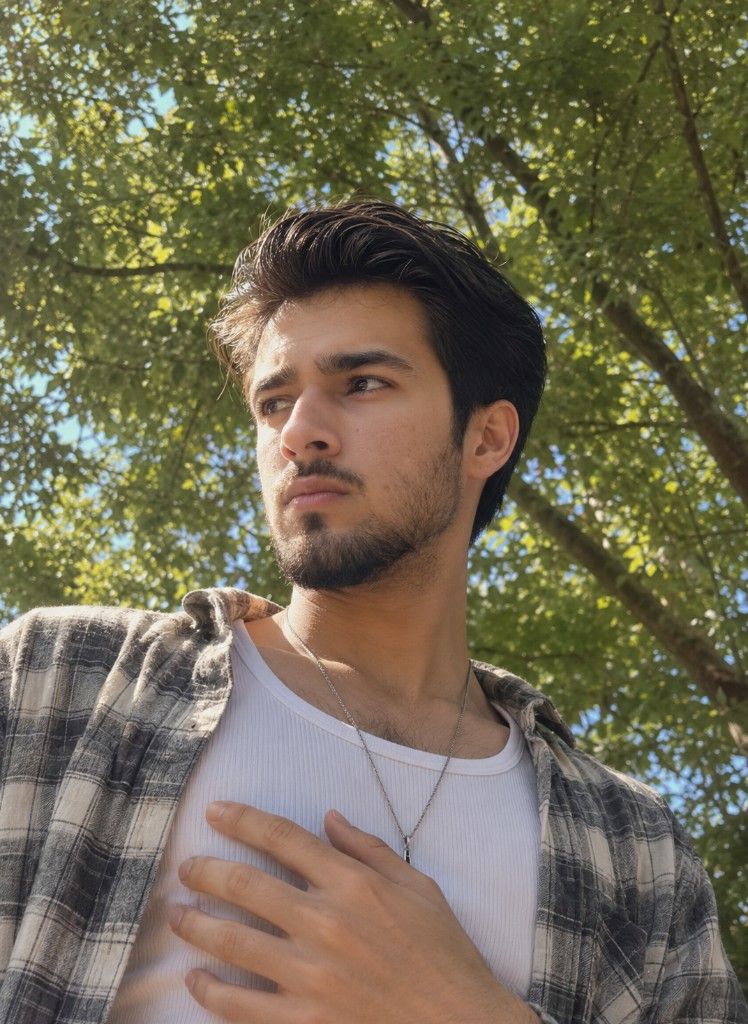
#> input picture assets/source-portrait.png, 748 x 1024 px
$ python build_header.py
#> lines starting #> are read from the running program, lines starting #| are printed output that depends on the picture
#!/usr/bin/env python3
"""Header: 21st.dev Custom ASCII (left) + senamakel neofetch card (right).

The ASCII pipeline follows the exported 21st.dev recipe exactly:
characters / binary / cellSize 3 / bg original+blur 12 / brightness -100 /
contrast -100 on the photo layer only so the 01 glyphs stay visible /
tint #000 overlay 50% / pfx vignette 59, scanLines 28, chromatic 40,
bloom 60, filmGrain 40, glitch 20 / flicker animation.
"""

from __future__ import annotations

import json
import random
from datetime import date
from pathlib import Path

from PIL import Image, ImageDraw, ImageEnhance, ImageFilter, ImageFont

from config import EMAIL, USERNAME, BIRTHDAY

ROOT = Path(__file__).resolve().parents[1]
ASSETS = ROOT / "assets"
SOURCE = ASSETS / "source-portrait.png"
FONT_R = ASSETS / "fonts" / "JetBrainsMono-Regular.ttf"
FONT_B = ASSETS / "fonts" / "JetBrainsMono-Bold.ttf"
STATS_PATH = ASSETS / "stats.json"

# --- 21st.dev recipe (do not "improve" these) ---
CELL = 3
CHARSET = "01"
BG_BLUR = 3
BG_OPACITY = 1.0
TINT = (0, 0, 0)
TINT_OPACITY = 0.08
BRIGHTNESS = 0
CONTRAST = 12
SATURATION = 100
GRAYSCALE = 0
PFX = {
    "vignette": 0.22,
    "scanLines": 0.14,
    "chromatic": 0.16,
    "bloom": 0.12,
    "filmGrain": 0.18,
    "glitch": 0.08,
}

# Compact header. Portrait is a side panel, not a full-page cover.
PORTRAIT_W = 268
PORTRAIT_H = 348
CARD_W = 700
CARD_H = 520
PAD = 18
GAP = 22
W = PAD + PORTRAIT_W + GAP + CARD_W + PAD
H = PAD + CARD_H + PAD

ORANGE = (255, 166, 87)
BLUE = (165, 214, 255)
GRAY = (110, 118, 129)
WHITE = (230, 237, 243)
RULE = (48, 54, 61)
BG = (13, 17, 23)


def age_label() -> str:
    today = date.today()
    years = today.year - BIRTHDAY.year
    months = today.month - BIRTHDAY.month
    if today.day < BIRTHDAY.day:
        months -= 1
    if months < 0:
        years -= 1
        months += 12
    return f"{years} years, {months} months"


def load_stats() -> dict[str, str]:
    raw = {"repos": 0, "commits": 0, "stars": 0, "followers": 0, "contributed": 0}
    if STATS_PATH.exists():
        raw.update(json.loads(STATS_PATH.read_text(encoding="utf-8")))
    return {k: f"{int(v):,}" for k, v in raw.items()}


def slider_factor(value: int) -> float:
    """21st.dev sliders are -100..100. 0 = unchanged, -100 = off."""
    return max(0.0, (value + 100) / 100.0)


def overlay_blend(base: Image.Image, color: tuple[int, int, int], opacity: float) -> Image.Image:
    # CSS overlay, then mix with the source at tintOpacity.
    # Recipe tint is #000000, so the per-channel math collapses cleanly.
    channels = []
    for ch, tint in zip(base.convert("RGB").split(), color):
        def mix(p, t=tint, o=opacity):
            over = (2 * p * t) // 255 if p < 128 else 255 - (2 * (255 - p) * (255 - t)) // 255
            return int(p * (1.0 - o) + over * o)

        channels.append(ch.point(mix))
    return Image.merge("RGB", channels)


def offset_channel(channel: Image.Image, x: int, y: int) -> Image.Image:
    return channel.transform(channel.size, Image.Transform.AFFINE, (1, 0, -x, 0, 1, -y))


def apply_color_adjustments(img: Image.Image) -> Image.Image:
    img = ImageEnhance.Brightness(img).enhance(slider_factor(BRIGHTNESS))
    img = ImageEnhance.Contrast(img).enhance(slider_factor(CONTRAST))
    sat = SATURATION / 100.0
    img = ImageEnhance.Color(img).enhance(sat)
    if GRAYSCALE:
        img = ImageEnhance.Color(img).enhance(max(0.0, 1.0 - GRAYSCALE / 100.0))
    return overlay_blend(img, TINT, TINT_OPACITY)


def vignette(img: Image.Image, intensity: float) -> Image.Image:
    w, h = img.size
    mask = Image.new("L", (w, h), 0)
    d = ImageDraw.Draw(mask)
    pad = int(min(w, h) * 0.05)
    d.ellipse([pad, pad, w - pad, h - pad], fill=255)
    mask = mask.filter(ImageFilter.GaussianBlur(int(min(w, h) * 0.18)))
    dark = Image.new("RGB", (w, h), (0, 0, 0))
    return Image.blend(img, Image.composite(img, dark, mask), intensity)


def scanlines(img: Image.Image, intensity: float) -> Image.Image:
    overlay = Image.new("RGBA", img.size, (0, 0, 0, 0))
    d = ImageDraw.Draw(overlay)
    alpha = int(140 * intensity)
    for y in range(0, img.size[1], 2):
        d.line([(0, y), (img.size[0], y)], fill=(0, 0, 0, alpha))
    out = img.convert("RGBA")
    out.alpha_composite(overlay)
    return out.convert("RGB")


def chromatic(img: Image.Image, intensity: float) -> Image.Image:
    shift = max(1, int(5 * intensity))
    r, g, b = img.split()
    return Image.merge("RGB", (offset_channel(r, shift, 0), g, offset_channel(b, -shift, 0)))


def bloom(img: Image.Image, intensity: float) -> Image.Image:
    bright = img.point(lambda p: 255 if p > 70 else 0)
    glow = bright.filter(ImageFilter.GaussianBlur(4 + int(10 * intensity)))
    return Image.blend(img, glow, intensity * 0.32)


def film_grain(img: Image.Image, intensity: float, rng: random.Random) -> Image.Image:
    noise = Image.effect_noise(img.size, 24 + int(36 * intensity)).convert("RGB")
    return Image.blend(img, noise, intensity * 0.14)


def glitch(img: Image.Image, intensity: float, rng: random.Random) -> Image.Image:
    out = img.copy()
    w, h = img.size
    for _ in range(2 + int(5 * intensity)):
        y = rng.randint(0, max(1, h - 5))
        hh = rng.randint(1, 5)
        dx = rng.randint(-int(16 * intensity) - 1, int(16 * intensity) + 1)
        band = out.crop((0, y, w, min(h, y + hh)))
        out.paste(band, (dx, y))
    return out


def prepare_photo() -> Image.Image:
    photo = Image.open(SOURCE).convert("RGB")
#> photo is the input picture: PIL image 748x1024 RGB; mean R, G, B 113.4, 107.3, 83.9
    w, h = photo.size
#> w = 748; h = 1024
    side = min(w, int(h * 0.74))
#> side = 748
    left = max(0, (w - side) // 2 + int(w * 0.02))
#> left = 14
    top = int(h * 0.02)
#> top = 20
    photo = photo.crop((left, top, min(w, left + side), min(h, top + int(side * 1.28))))
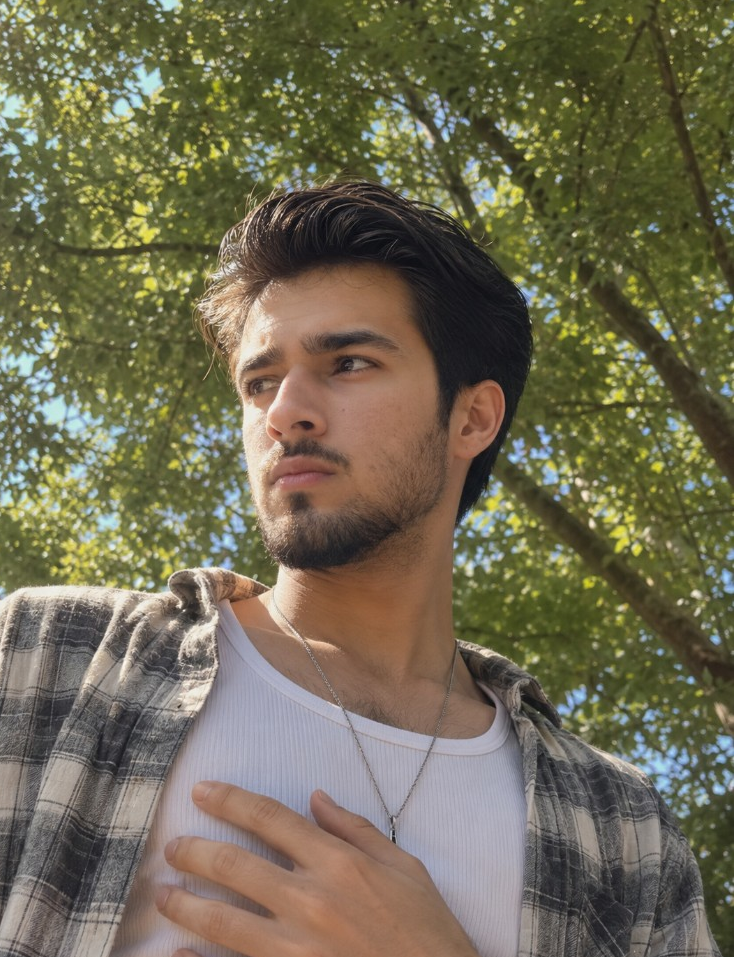
#> photo: PIL image 734x957 RGB; mean R, G, B 113, 107.3, 83.5
    photo = photo.resize((PORTRAIT_W, PORTRAIT_H), Image.Resampling.LANCZOS)
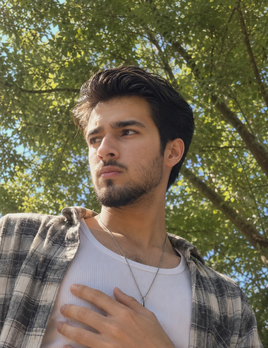
#> photo: PIL image 268x348 RGB; mean R, G, B 113, 107.3, 83.5
    photo = ImageEnhance.Contrast(photo).enhance(1.08)
    photo = ImageEnhance.Sharpness(photo).enhance(1.25)
    return photo


def render_ascii(photo: Image.Image, rng: random.Random) -> Image.Image:
    # 1. Background: original photo, blurred, then recipe color crush.
    #    Brightness/contrast -100 would wipe glyphs if applied after draw,
    #    so they hit the photo layer only. That is how the 21st.dev look
    #    keeps a black field with colored 01 on top.
    # Keep the photo itself, with a light blur so 01 sit on real detail, not mush.
    bg = Image.blend(photo, photo.filter(ImageFilter.GaussianBlur(BG_BLUR)), 0.28)
    if BG_OPACITY < 1:
        empty = Image.new("RGB", photo.size, (0, 0, 0))
        bg = Image.blend(empty, bg, BG_OPACITY)
    bg = apply_color_adjustments(bg)

    canvas = bg.copy()
    draw = ImageDraw.Draw(canvas)
    font = ImageFont.truetype(str(FONT_R), CELL + 2)
    w, h = photo.size

    # coverage 0 = do not thin the grid (0% skip). density/edgeEmphasis are 0.
    for y in range(0, h, CELL):
        for x in range(0, w, CELL):
            tile = photo.crop((x, y, min(w, x + CELL), min(h, y + CELL)))
            color = tile.resize((1, 1), Image.Resampling.BOX).getpixel((0, 0))
            lum = (0.2126 * color[0] + 0.7152 * color[1] + 0.0722 * color[2]) / 255.0
            ch = CHARSET[0] if lum < 0.5 else CHARSET[1]
            # animStyle flicker, animIntensity 0: almost still, a few cells flip
            if rng.random() < 0.012:
                ch = "1" if ch == "0" else "0"
            glyph = (
                min(255, int(color[0] * 1.06 + 6)),
                min(255, int(color[1] * 1.05 + 4)),
                min(255, int(color[2] * 1.04 + 2)),
            )
            draw.text((x, y - 1), ch, font=font, fill=glyph)

    img = chromatic(canvas, PFX["chromatic"])
    img = bloom(img, PFX["bloom"])
    img = scanlines(img, PFX["scanLines"])
    img = vignette(img, PFX["vignette"])
    img = film_grain(img, PFX["filmGrain"], rng)
    img = glitch(img, PFX["glitch"], rng)
    return img


def dotted_row(draw, font, x, y, key, value, width):
    draw.text((x, y), key, font=font, fill=ORANGE)
    kb = draw.textbbox((0, 0), key, font=font)
    vb = draw.textbbox((0, 0), value, font=font)
    value_x = x + width - (vb[2] - vb[0])
    start = x + (kb[2] - kb[0]) + 8
    cx = start
    while cx < value_x - 8:
        draw.text((cx, y), ".", font=font, fill=GRAY)
        cx += 7
    draw.text((value_x, y), value, font=font, fill=BLUE)


def section(draw, font, x, y, width, title):
    draw.text((x, y), title, font=font, fill=GRAY)
    draw.line([(x, y + 20), (x + width, y + 20)], fill=RULE, width=1)


def render_card() -> Image.Image:
    card = Image.new("RGB", (CARD_W, CARD_H), BG)
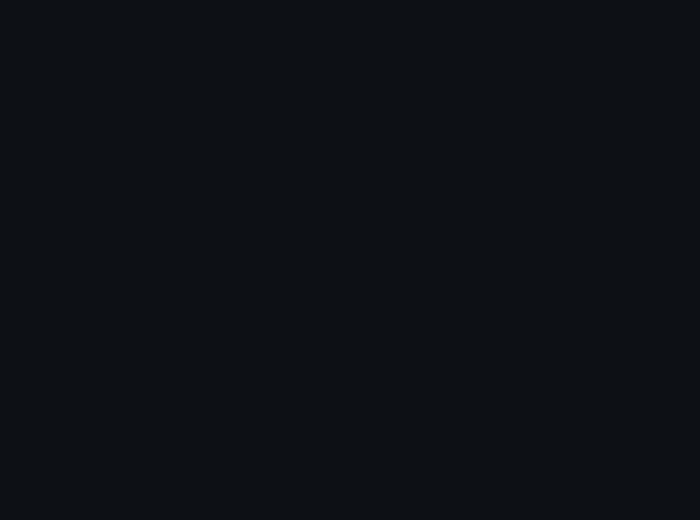
#> card: PIL image 700x520 RGB; mean R, G, B 13, 17, 23
    d = ImageDraw.Draw(card)
    regular = ImageFont.truetype(str(FONT_R), 15)
    bold = ImageFont.truetype(str(FONT_B), 15)
    stats = load_stats()
    x, width = 6, CARD_W - 18

    d.text((x, 4), f"{USERNAME.lower()}@ops", font=bold, fill=WHITE)
    d.line([(x, 26), (x + width, 26)], fill=RULE, width=1)

    rows = [
        ("OS", "Windows, macOS, Linux"),
        ("Uptime", age_label()),
        ("Host", "Builder first, gamer second"),
        ("Kernel", "Computer Science, Philosophy, Physics"),
        ("i18n", "Hindi, English"),
        ("Variant", "right-handed. bats left. yes, it is a problem"),
        ("Scheduler", "deep work blocks. notifications go to /dev/null"),
        ("Runlevel", "Boca Raton. peak hours after 22:00"),
    ]
    y = 38
    for key, value in rows:
        dotted_row(d, regular, x, y, key, value, width)
        y += 20
#> after the loop, y = 198

    y += 8
#> y = 206
    section(d, regular, x, y, width, "AFK")
    y += 28
#> y = 234
    dotted_row(d, regular, x, y, "Hobbies", "chess, video games, doomscrolling (unpaid)", width)
    y += 20
#> y = 254
    dotted_row(d, regular, x, y, "Lived", "Dehradun, Florida", width)

    y += 26
#> y = 280
    section(d, regular, x, y, width, "Contact")
    y += 28
#> y = 308
    dotted_row(d, regular, x, y, "X", "@Anm0lKamb0j", width)
    y += 20
#> y = 328
    dotted_row(d, regular, x, y, "Instagram", "@anm0l_kamb0j", width)
    y += 20
#> y = 348
    dotted_row(d, regular, x, y, "LinkedIn", "in/anm0lkamb0j", width)
    y += 20
#> y = 368
    dotted_row(d, regular, x, y, "Email", EMAIL, width)

    y += 26
#> y = 394
    section(d, regular, x, y, width, "GitHub Stats")
    y += 28
#> y = 422
    dotted_row(d, regular, x, y, "Repos", stats["repos"], width)
    y += 20
#> y = 442
    dotted_row(d, regular, x, y, "Contributed", stats["contributed"], width)
    y += 20
#> y = 462
    dotted_row(d, regular, x, y, "Stars", stats["stars"], width)
    y += 20
#> y = 482
    dotted_row(d, regular, x, y, "Commits", stats["commits"], width)
    y += 20
#> y = 502
    dotted_row(d, regular, x, y, "Followers", stats["followers"], width)
    return card


def build() -> Path:
    photo = prepare_photo()
    card = render_card()
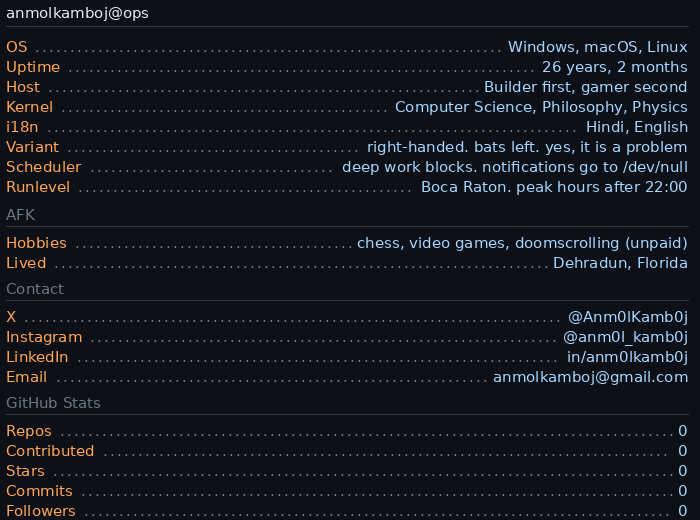
#> card: PIL image 700x520 RGB; mean R, G, B 20.2, 24.5, 30.7
    frames = []
    for i in range(6):
        rng = random.Random(21 + i * 13)
        ascii_panel = render_ascii(photo, rng)
        canvas = Image.new("RGB", (W, H), BG)
        # Portrait sits in the upper-left. It does not stretch to card height.
        portrait_y = PAD + max(0, (CARD_H - PORTRAIT_H) // 2)
        canvas.paste(ascii_panel, (PAD, portrait_y))
        canvas.paste(card, (PAD + PORTRAIT_W + GAP, PAD))
        frames.append(canvas)
#> this loop made 6 passes
#> pass 1, in chromatic, `r, g, b = img.split()`:
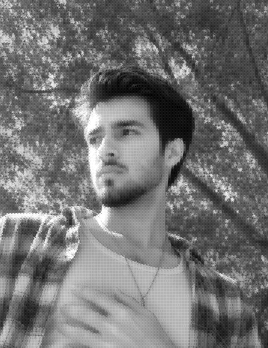
#> r: PIL image 268x348 L; min 0, max 255, mean 114.7
#> after the loop:
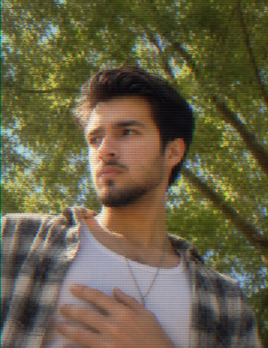
#> ascii_panel: PIL image 268x348 RGB; mean R, G, B 103.3, 96.4, 69.7
#> after the loop:
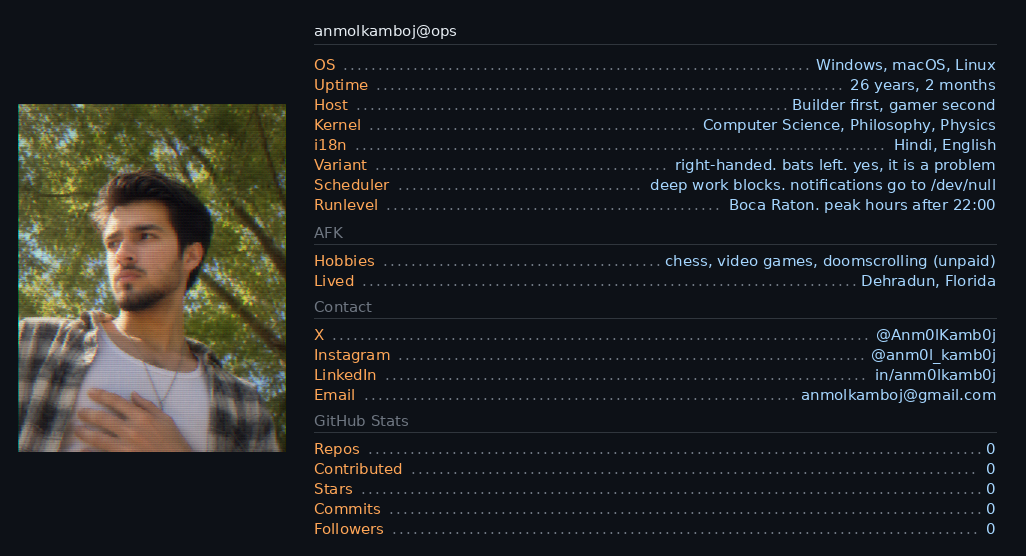
#> canvas: PIL image 1026x556 RGB; mean R, G, B 32.4, 34.8, 35.6
#> after the loop, frames = 6 items

    still = ASSETS / "header.png"
    frames[0].save(still, "PNG", optimize=True)
    sample = frames[0].quantize(colors=56, method=Image.Quantize.MEDIANCUT)
    indexed = [frame.quantize(palette=sample) for frame in frames]
#> indexed = 6 items
    gif = ASSETS / "header.gif"
    indexed[0].save(
        gif,
        save_all=True,
        append_images=indexed[1:],
        duration=90,
        loop=0,
        optimize=True,
        disposal=2,
    )
    print(f"wrote {still} and {gif} ({gif.stat().st_size / 1024:.0f} KB)")
    return gif


if __name__ == "__main__":
    build()
